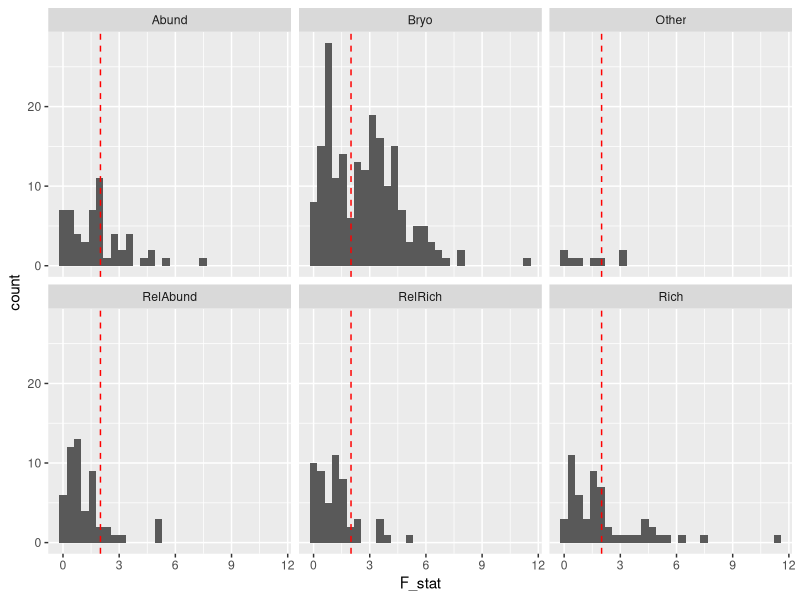
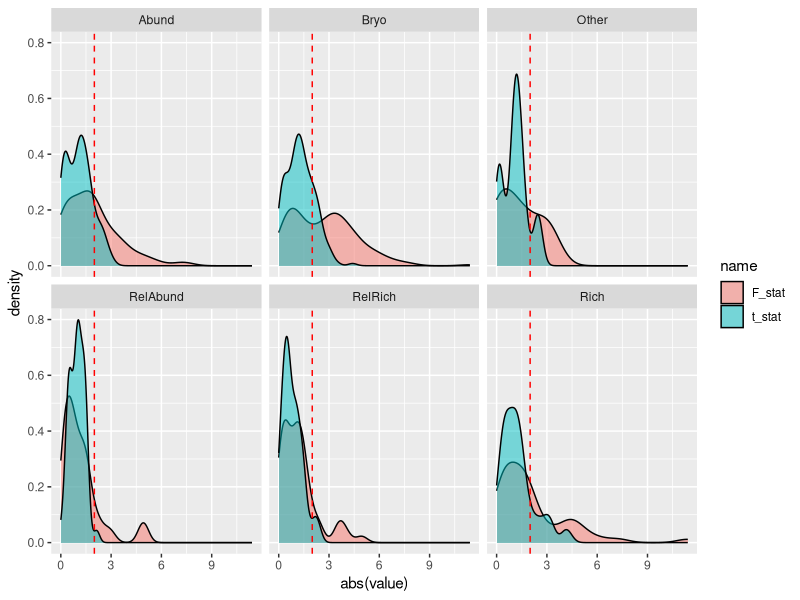

The R script that drew these images, in order:
####Assess metric response to stress

library(tidyverse)
library(ggplot2)

#Load GIS data

#Load habitat data
phab_df<-read_csv("Data/NonBioData/Habitat/PHAB_Metrics_07252023.csv") %>%
  mutate(ReachStress = case_when(HumanActivity_Ext<12 &
                                   HumanActivity_Int<12 & 
                                   # HumanActivity_Prox<8 &
                                   HumanActivity_Prox_SWAMP<6 ~0,
                                 HumanActivity_Ext>=20~2,
                                 HumanActivity_Int>=20~2,
                                 # HumanActivity_Prox>=20~2,
                                 HumanActivity_Prox_SWAMP>=10~2,
                                 T~1 ))

ref_sites<-phab_df %>%
  group_by(StationCode) %>%
  summarise(ReachStressMax = max(ReachStress, na.rm=T)) %>%
  ungroup() %>%
  mutate(StressLevel = case_when(ReachStressMax==0~"Low",
                                 ReachStressMax==1~"Med",
                                 ReachStressMax==2~"High",
                                 T~"Other"))
ref_sites %>% group_by(StressLevel) %>% tally()
#Load bio data, for assessing sensitivity
bug_mets_lu<-read_csv("Data/BioData/Arthros/bug_metric_lu_07252023.csv") %>%
  mutate(Metric_short=str_sub(Metric, 3, nchar(Metric)))

arthro_df<-read_csv("Data/BioData/Arthros/arthropod_metircs_07252023.csv")
arth_df_long<-arthro_df %>%
  select(StationCode, SampleDate, CollectionMethodCode, all_of(bug_mets_lu$Metric_short)) %>%
  pivot_longer(cols=all_of(bug_mets_lu$Metric_short), 
               names_to="Metric_short", 
               values_to="MetricValue", 
               values_drop_na = T) %>%
  mutate(Metric = case_when(CollectionMethodCode=="TerInvt_T_DS"~paste0("T_",Metric_short),
                            CollectionMethodCode=="TerInvt_V_DS"~paste0("V_",Metric_short),
                            T~Metric_short)) %>%
  #Get rid of these interim calc metrics
  filter(!str_detect(Metric,"KRich")) %>%
  filter(!str_detect(Metric,"KAbund")) %>%
  inner_join(bug_mets_lu %>% select(Metric, Method, MetricForm, MetricGroup=Group))

bryo_mets_lu<-read_csv("Data/BioData/Bryos/bryo_metric_lu.csv")
bryo_df<-read_csv("Data/BioData/Bryos/bryo_metrics_07262023_v2.csv")
# bryo_df<-read_csv("Data/BioData/Bryos/Final_Bryophyte_Output.csv") 
skimr::skim(bryo_df)

bryo_df_long<-bryo_df %>%
  select(-SampleID, -CollectionMethodCode, -Replicate) %>%
  pivot_longer(cols=c(-StationCode, -SampleDate),
               names_to = "Metric_short", values_to="MetricValue", values_drop_na = T) %>%
  filter(MetricValue > -Inf & MetricValue<Inf) %>%
  mutate(CollectionMethodCode="Bryophyte",
         Method="Bryo",
         MetricForm="Bryo", MetricGroup="Bryo", #Until I get lookup
         Metric= paste0("B_",Metric_short))



junk<-lm(MetricValue~StressLevel, 
         data=arth_df_long %>% na.omit() %>%
           filter(MetricValue>-Inf) %>%
           left_join(ref_sites %>% select(StationCode, StressLevel)))
junk<-t.test(
  MetricValue~StressLevel, 
  data=
    arth_df_long %>% 
    filter(MetricValue>-Inf) %>%
    inner_join(
      ref_sites %>% 
        select(StationCode, StressLevel) ) %>%
    filter(StressLevel %in% c("Low","High"))
)
junk %>% broom::glance()

junk2<-junk %>% broom::glance()
junk2$f

metric_summary<-arth_df_long %>%
  bind_rows(bryo_df_long) %>%
  filter(MetricValue>-Inf) %>%
  filter(!str_detect(Metric_short, "_KRich")) %>%
  filter(!str_detect(Metric_short, "_KAbund")) %>%
  left_join(ref_sites %>% select(StationCode, StressLevel)) %>%
  group_by(Metric, Metric_short, MetricGroup, MetricForm) %>%
  summarise(
    unique_values = unique(MetricValue) %>% length(),
    F_stat = lm(MetricValue~StressLevel) %>%
      broom::glance() %>%
      select(statistic) %>% 
      unlist(),
    
    # t_stat = t.test(MetricValue~StressLevel, 
    #                 data= .%>% filter(StressLevel!="Med")) %>%
    #   broom::glance() %>%
    #   select(statistic) %>% 
    #   unlist()
  ) %>%
  ungroup() 

metric_summary$t_stat <-sapply(1:nrow(metric_summary), function(i){
  vals.i=metric_summary$unique_values[i]
  if(vals.i==1)
    0
  else
  {
    met.i = metric_summary$Metric[i]
    xdf = arth_df_long %>%
      bind_rows(bryo_df_long) %>%
      filter(MetricValue>-Inf) %>%
      filter(Metric==met.i) %>%
      left_join(ref_sites %>% select(StationCode, StressLevel)) %>%
      filter(StressLevel %in% c("Low","High"))
    t_xdf = t.test(MetricValue~StressLevel, data = xdf)
    t_xdf$statistic
  }
})

ggplot(metric_summary %>%
         filter(unique_values>1), aes(x=F_stat))+
  geom_histogram()+
  facet_wrap(~MetricForm)+
  geom_vline(xintercept=2, linetype="dashed", color="red")


ggplot(metric_summary %>%
         filter(unique_values>1) %>%
         pivot_longer(cols=c(F_stat, t_stat))
       , aes(x=abs(value)))+
  geom_density(aes(fill=name), alpha=.5)+
  facet_wrap(~MetricForm)+
  geom_vline(xintercept=2, linetype="dashed", color="red")


metric_summary %>%
  filter(F_stat > 10)



